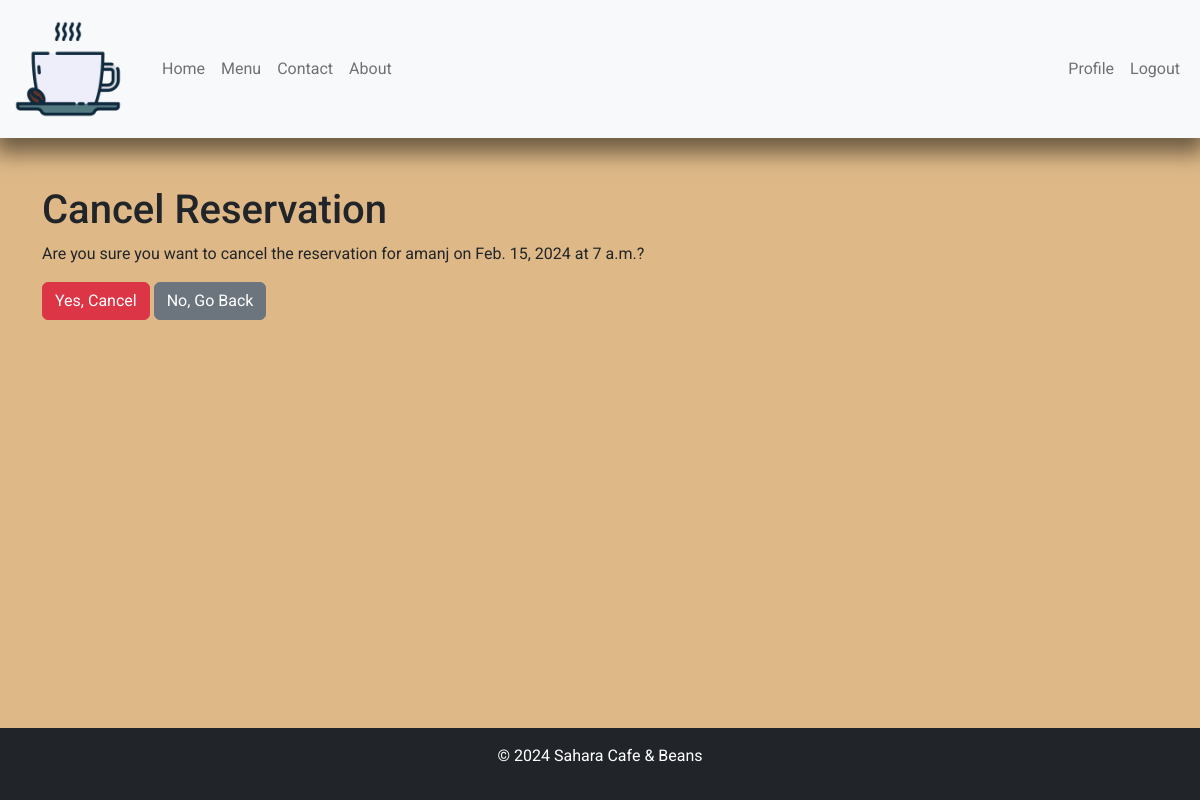
Page /reservations/cancel_reservation/54/ (signed in) on the committed database.
### reservations/models.py (models this page shows, shortened)
class Reservation(models.Model):
    user = models.ForeignKey(User, on_delete=models.CASCADE)
    date = models.DateField()
    time = models.TimeField(choices=times_for_reservation)
    number_of_guests = models.IntegerField(choices=numb_of_guest_choices)
    created_at = models.DateTimeField(auto_now_add=True)

### reservations/views.py (the view, shortened to what this page needs)
# urls.py: path('cancel_reservation/<int:reservation_id>/', views.cancel_reservation, name='cancel_reservation'),
@login_required
def cancel_reservation(request, reservation_id):
    reservation = get_object_or_404(Reservation, id=reservation_id, user=request.user)
    difference = (reservation.date - timezone.now().date()).days
    return render(request, 'reservations/cancel_reservation.html', {'reservation': reservation})

### reservations/templates/reservations/cancel_reservation.html (shortened to what this page needs)
{% extends 'base.html' %}
{% block content %}
<div class="container mt-5">
    <h1>Cancel Reservation</h1>
    <p>Are you sure you want to cancel the reservation for {{ reservation.user.username}} on {{reservation.date}} at {{ reservation.time}}?</p>
    <form method="post">
        <button type="submit" class="btn btn-danger">Yes, Cancel</button>
        <a href="{% url 'accounts:profile_detail' %}" class="btn btn-secondary">No, Go Back</a>
    </form>
</div>
{% endblock %}

### static/css/base.css (style rules this page uses)
:root { --font-primary: 'Roboto', sans-serif; --font-size-base: 16px; --font-size-small: 0.8rem; --font-size-large: 1.25rem; --main-color: #a0522d; --accent-color: #deb887; --background-color: #fffaf0; --box-shadow-color: 0px 10px 20px 5px rgba(0, 0, 0, 0.5); }
html, body { height: 100%; }
body { display: flex; flex-direction: column; font-family:var(--font-primary); }
h1, h2, h3, h4, h5, h6 { font-family: var(--font-size-base); }

### rows in the picture
Reservation: user.username "amanj", date "Feb. 15, 2024", time "7 a.m."
